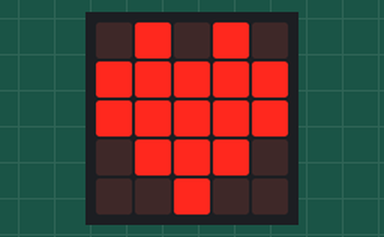
This program was run on a simulated BBC micro:bit (MakeCode). Shown: the board's 5×5 LED display.

Above: at 0.7 s.
At 1.4 s:
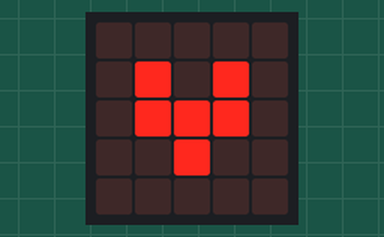
At 2.1 s:
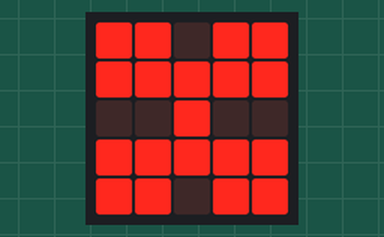
At 2.9 s:
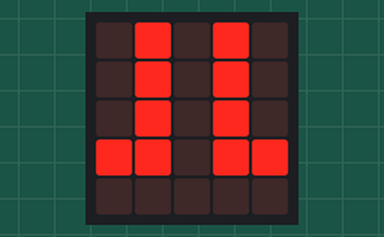
At 3.51 s:
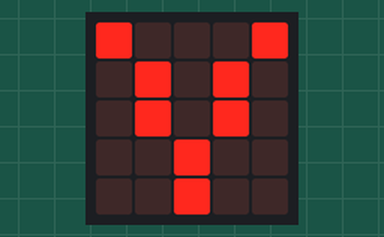

Measured:
- by itself, everything shown: repeats every 3.1 s, in 5 steps
- what the display in image 0 shows lasts 0.7 s, from 0.6 s to 1.3 s
- what the display in image 2 shows lasts 0.8 s, from 2.0 s to 2.8 s
- what the display in image 3 shows lasts 0.5 s, from 2.8 s to 3.3 s
- what the display in image 4 shows lasts 0.4 s, from 3.3 s to 3.7 s

The program:

main.ts
```typescript
basic.showIcon(IconNames.Butterfly)
basic.forever(function () {
    basic.showIcon(IconNames.Heart)
    basic.pause(100)
    basic.showIcon(IconNames.SmallHeart)
    basic.pause(100)
    basic.showIcon(IconNames.Butterfly)
    basic.pause(200)
    basic.showLeds(`
        . # . # .
        . # . # .
        . # . # .
        # # . # #
        . . . . .
        `)
    basic.pause(100)
    basic.showLeds(`
        # . . . #
        . # . # .
        . # . # .
        . . # . .
        . . # . .
        `)
})
```

test.ts
```typescript
// aquí va el archivo "tests"; esto no se compilará cuando este paquete se utilice como una extensión.
```
